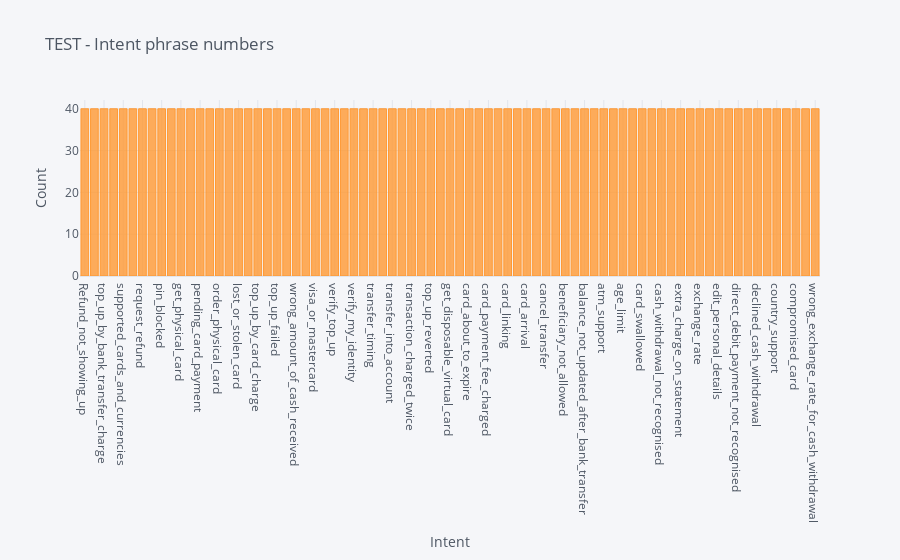

Notebook code cell kept with this figure:
### Code cell
(data[data.ds_name == 'test'].groupby(['intent']).count()['text']
     .sort_values(ascending=False).iplot(kind='bar',
                                         yTitle='Count',
                                         opacity=0.8,
                                         title='TEST - Intent phrase numbers',
                                         xTitle='Intent'))

### Figure 1 — Plotly figure (JSON) as saved in the notebook; plotly's stock layout.template omitted (floating-point values rounded to 4 significant figures)
{"data": [{"marker": {"color": "rgba(255, 153, 51, 0.8)", "line": {"color": "rgba(255, 153, 51, 1.0)", "width": 1}}, "name": "text", "orientation": "v", "text": "", "type": "bar", "x": ["Refund_not_showing_up", "pending_transfer", "top_up_by_bank_transfer_charge", "terminate_account", "supported_cards_and_currencies", "reverted_card_payment?", "request_refund", "receiving_money", "pin_blocked", "pending_top_up", "get_physical_card", "pending_cash_withdrawal", "pending_card_payment", "passcode_forgotten", "order_physical_card", "lost_or_stolen_phone", "lost_or_stolen_card", "getting_virtual_card", "top_up_by_card_charge", "top_up_by_cash_or_cheque", "top_up_failed", "top_up_limits", "wrong_amount_of_cash_received", "why_verify_identity", "visa_or_mastercard", "virtual_card_not_working", "verify_top_up", "verify_source_of_funds", "verify_my_identity", "unable_to_verify_identity", "transfer_timing", "transfer_not_received_by_recipient", "transfer_into_account", "transfer_fee_charged", "transaction_charged_twice", "topping_up_by_card", "top_up_reverted", "getting_spare_card", "get_disposable_virtual_card", "activate_my_card", "card_about_to_expire", "card_payment_not_recognised", "card_payment_fee_charged", "card_not_working", "card_linking", "card_delivery_estimate", "card_arrival", "card_acceptance", "cancel_transfer", "fiat_currency_support", "beneficiary_not_allowed", "balance_not_updated_after_cheque_or_cash_deposit", "balance_not_updated_after_bank_transfer", "automatic_top_up", "atm_support", "apple_pay_or_google_pay", "age_limit", "card_payment_wrong_exchange_rate", "card_swallowed", "cash_withdrawal_charge", "cash_withdrawal_not_recognised", "failed_transfer", "extra_charge_on_statement", "exchange_via_app", "exchange_rate", "exchange_charge", "edit_personal_details", "disposable_card_limits", "direct_debit_payment_not_recognised", "declined_transfer", "declined_cash_withdrawal", "declined_card_payment", "country_support", "contactless_not_working", "compromised_card", "change_pin", "wrong_exchange_rate_for_cash_withdrawal"], "y": [40, 40, 40, 40, 40, 40, 40, 40, 40, 40, 40, 40, 40, 40, 40, 40, 40, 40, 40, 40, 40, 40, 40, 40, 40, 40, 40, 40, 40, 40, 40, 40, 40, 40, 40, 40, 40, 40, 40, 40, 40, 40, 40, 40, 40, 40, 40, 40, 40, 40, 40, 40, 40, 40, 40, 40, 40, 40, 40, 40, 40, 40, 40, 40, 40, 40, 40, 40, 40, 40, 40, 40, 40, 40, 40, 40, 40]}], "layout": {"legend": {"bgcolor": "#F5F6F9", "font": {"color": "#4D5663"}}, "paper_bgcolor": "#F5F6F9", "plot_bgcolor": "#F5F6F9", "title": {"font": {"color": "#4D5663"}, "text": "TEST - Intent phrase numbers"}, "xaxis": {"gridcolor": "#E1E5ED", "showgrid": true, "tickfont": {"color": "#4D5663"}, "title": {"font": {"color": "#4D5663"}, "text": "Intent"}, "zerolinecolor": "#E1E5ED"}, "yaxis": {"gridcolor": "#E1E5ED", "showgrid": true, "tickfont": {"color": "#4D5663"}, "title": {"font": {"color": "#4D5663"}, "text": "Count"}, "zerolinecolor": "#E1E5ED"}}}
